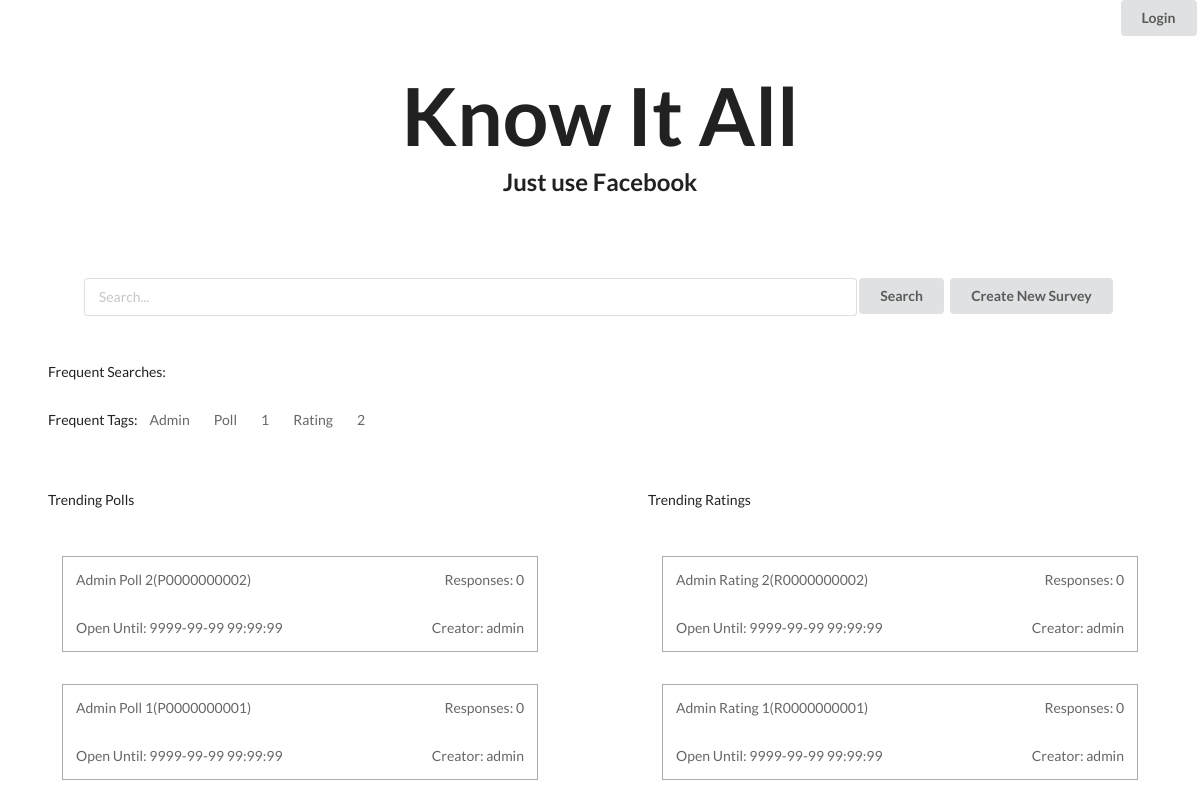
/www/knowitall/home-search.php, run on the app's committed database.
### tables this page shows
CREATE TABLE `frequent_tag` (
  `tag` varchar(45) NOT NULL,
  `freq` int(45) NOT NULL
);

CREATE TABLE `survey` (
  `survey_id` varchar(45) NOT NULL,
  `survey_title` varchar(1000) NOT NULL,
  `user_id` varchar(45) NOT NULL,
  `rating_average` double NOT NULL,
  `create_time` varchar(45) DEFAULT NULL,
  `survey_tags` varchar(1000) NOT NULL,
  `voter_number` int(45) NOT NULL,
  `close_time` varchar(45) NOT NULL
);

CREATE TABLE `user` (
  `user_id` varchar(45) NOT NULL,
  `usc_email` varchar(45) NOT NULL,
  `usc_id` varchar(45) NOT NULL,
  `password` varchar(100) NOT NULL,
  `user_name` varchar(45) NOT NULL
);

### www/knowitall/home-search.php (the view, shortened to what this page needs)
<?php
  include("database-connector.php");
?>
<!DOCTYPE html>
<html lang="en">
  <head>
    <?php include("all-css.php");?>
  </head>
  <body>
    <button class="ui button float-right link-btn"><a class="float-right" href="login.php"><?php include("login-out.php"); ?></a></button>
    <?php include('big-header.php');?>
    <form class="ui form search-bar custom-pad-hor master-center custom-pad-vert" action="search-results.php" method="get" id="search">
      <input class="" type="text" placeholder="Search..." name="search" required="true">
      <button class="ui button" type="submit" form="search" value="Submit">Search</button>
      <button class="ui button link-btn"><a href="create.php">Create New Survey</a></button>
    </form>
    <div class="ui grid">
     <div class="row custom-pad-hor">
        <span>Frequent Searches: </span>
      </div>
      <div class="row custom-pad-hor custom-margin-bot-small">
        <span>Frequent Tags: </span>
        <?php
          $sql = $conn->prepare("SELECT * FROM frequent_tag ORDER BY freq DESC LIMIT 5;");
          $sql->execute();
          $ans = $sql->get_result();
          for($i = 0; $i < $ans->num_rows; $i++){
            $row = $ans->fetch_assoc();
            echo "<a href=\"search-results.php?search=".$row['tag']."\"><span class=\"custom-pad-hor-small\">".$row['tag']."</span></a>";
          }
        ?>
      </div>
      <div class="two column row">
        <div class="column">
          <span class="custom-pad-hor">Trending Polls</span>
          <ul>
            <?php include("show-trending-polls.php"); ?>
          </ul>
        </div>
        <div class="column">
          <span class="custom-pad-hor">Trending Ratings</span>
          <ul>
            <?php include("show-trending-ratings.php"); ?>
          </ul>
        </div>
      </div>
    </div>
  </body>
</html>

### www/knowitall/show-trending-polls.php
<?php
  include("database-connector.php");
  $sql = $conn->prepare("SELECT * FROM trending_survey WHERE survey_id LIKE \"P%\" ORDER BY survey_id DESC;");
  $sql->execute();
  $result = $sql->get_result();
  $j = $result->num_rows;
  for($i = 0; $i < $j; $i++){
    $trow = $result->fetch_assoc();
    $sql = $conn->prepare("SELECT * FROM survey WHERE survey_id = ?;");
    $sql->bind_param('s', $trow['survey_id']);
    $sql->execute();
    $sresult = $sql->get_result();
    $srow = $sresult->fetch_assoc();
    $sql = $conn->prepare("SELECT user_name FROM user WHERE user_id = ?;");
    $sql->bind_param('s', $srow['user_id']);
    $sql->execute();
    $uresult = $sql->get_result();
    $urow = $uresult->fetch_assoc();
    include("trending-card.php");
  }
?>

### www/knowitall/trending-card.php
<li class="surveylink custom-pad-hor custom-pad-top">
	<a href="survey.php?id=<?php echo $srow['survey_id']; ?>">
	  <div class="ui grid">
	    <div class="twelve wide column"><?php echo $srow['survey_title']; ?>(<?php echo $srow['survey_id']; ?>)</div>
	    <div class="four wide column"><span class="float-right">Responses: <?php echo $srow['voter_number']; ?></span></div>
	    <div class="eight wide column">Open Until: <?php echo $srow['close_time']; ?></div>
	    <div class="eight wide column"><span class="float-right">Creator: <?php echo $urow['user_name']; ?></span></div>
	  </div>
	</a>
</li>

### www/knowitall/show-trending-ratings.php
<?php
  include("database-connector.php");
  $sql = $conn->prepare("SELECT * FROM trending_survey WHERE survey_id LIKE \"R%\" ORDER BY survey_id DESC;");
  $sql->execute();
  $result = $sql->get_result();
  $j = $result->num_rows;
  for($i = 0; $i < $j; $i++){
    $trow = $result->fetch_assoc();
    $sql = $conn->prepare("SELECT * FROM survey WHERE survey_id = ?;");
    $sql->bind_param('s', $trow['survey_id']);
    $sql->execute();
    $sresult = $sql->get_result();
    $srow = $sresult->fetch_assoc();
    $sql = $conn->prepare("SELECT user_name FROM user WHERE user_id = ?;");
    $sql->bind_param('s', $srow['user_id']);
    $sql->execute();
    $uresult = $sql->get_result();
    $urow = $uresult->fetch_assoc();
    include("trending-card.php");
  }
?>

### www/knowitall/style.css (style rules this page uses)
ul { list-style: none; padding: 0; margin: 14px }
a:not(.signup-link) { display: block; }
a { color: rgba(0, 0, 0, 0.6) }
.search-bar input[type="text"] { width: 70% !important; }
.float-right { float: right }
.master-center { margin: 0 auto !important; text-align: center !important; }
.link-btn { padding: 0 !important; }
.link-btn a { padding: .78571429em 1.5em; }
.custom-pad-hor { padding-left: 4vw !important; padding-right: 4vw !important; }
.custom-pad-hor-small { padding-left: 1vw !important; padding-right: 1vw !important; }
.custom-pad-vert { padding-top: 4vh !important; padding-bottom: 4vh !important; }
.custom-pad-top { padding-top: 4vh !important; }
.custom-margin-bot-small { margin-bottom: 4vh !important; }
.ui.grid { margin: 0; }
.ui.form { margin-bottom: 4em; }
.ui.grid .row>.column { padding: 0 !important; }

### data on the page
frequent_tag: tag "Admin"
frequent_tag: tag "Poll"
frequent_tag: tag "1"
frequent_tag: tag "Rating"
frequent_tag: tag "2"
survey: survey_title "Admin Poll 2", survey_id "P0000000002", voter_number "0", close_time "9999-99-99 99:99:99", user.user_name "admin"
survey: survey_title "Admin Poll 1", survey_id "P0000000001", voter_number "0", close_time "9999-99-99 99:99:99", user.user_name "admin"
survey: survey_title "Admin Rating 2", survey_id "R0000000002", voter_number "0", close_time "9999-99-99 99:99:99", user.user_name "admin"
survey: survey_title "Admin Rating 1", survey_id "R0000000001", voter_number "0", close_time "9999-99-99 99:99:99", user.user_name "admin"
